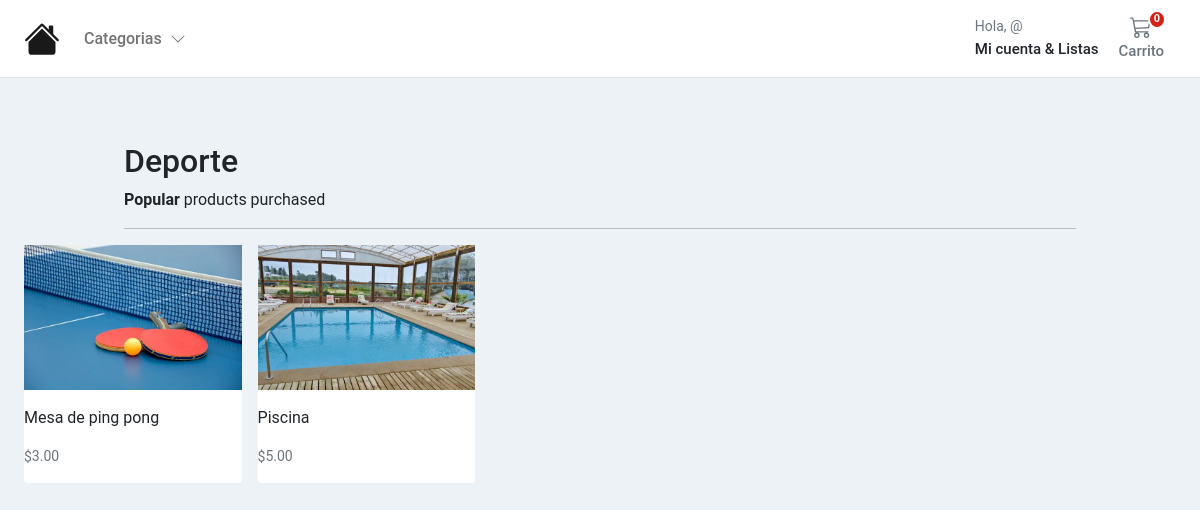
The page /shop/Deporte/ on the database its author committed.
### store/models.py (models this page shows, shortened)
class Category(MPTTModel):
    name = models.CharField(
        verbose_name=_("Category Name"),
        help_text=_("Required and unique"),
        max_length=255,
        unique=True,
    )
    slug = models.SlugField(verbose_name=_("Category safe URL"), max_length=255, unique=True)
    parent = TreeForeignKey("self", on_delete=models.CASCADE, null=True, blank=True, related_name="children")
    is_active = models.BooleanField(default=True)
    class MPTTMeta:
        order_insertion_by = ["name"]
    class Meta:
        verbose_name = _("Category")
        verbose_name_plural = _("Categories")
    def get_absolute_url(self):
        return reverse("store:category_list", args=[self.slug])

class ProductImage(models.Model):
    product = models.ForeignKey(Product, on_delete=models.CASCADE, related_name="product_image")
    image = models.ImageField(
        verbose_name=_("image"),
        help_text=_("Upload a product image"),
        upload_to="images/",
        default="images/default.png",
    )
    alt_text = models.CharField(
        verbose_name=_("Alturnative text"),
        help_text=_("Please add alturnative text"),
        max_length=255,
        null=True,
        blank=True,
    )
    is_feature = models.BooleanField(default=False)
    created_at = models.DateTimeField(auto_now_add=True, editable=False)
    updated_at = models.DateTimeField(auto_now=True)
    class Meta:
        verbose_name = _("Imagen Referencial")
        verbose_name_plural = _("Imagen Referencial")

class Product(models.Model):
    product_type = models.ForeignKey(ProductType, verbose_name=_("Tipo"),on_delete=models.RESTRICT)
    category = models.ForeignKey(Category,verbose_name=_("Abreviacion"), on_delete=models.RESTRICT)
    title = models.CharField(
        verbose_name=_("Area"),
        max_length=255,
    )
    description = models.TextField(verbose_name=_("Descripcion"), blank=True)
    slug = models.SlugField(max_length=255)
    regular_price = models.DecimalField(
        verbose_name=_("Precio"),
        help_text=_("Maximo de $999"),
        error_messages={
            "name": {
                "max_length": _(""),
            },
        },
        max_digits=5,
        decimal_places=2,
    )
    discount_price = models.DecimalField(
        verbose_name=_("Descuento Disponible"),
        help_text=_("Maximo $999.99"),
        error_messages={
            "name": {
                "max_length": _(""),
            },
        },
        max_digits=5,
        decimal_places=2,
    )
    is_active = models.BooleanField(
        verbose_name=_("¿Area Privada?"),
        help_text=_(""),
        default=True,
    )
    created_at = models.DateTimeField(_("Created at"), auto_now_add=True, editable=False)
    updated_at = models.DateTimeField(_("Updated at"), auto_now=True)
    users_wishlist = models.ManyToManyField(settings.AUTH_USER_MODEL, related_name="user_wishlist", blank=True)
    class Meta:
        ordering = ("-created_at",)
        verbose_name = _("Product")
        verbose_name_plural = _("Products")
    def get_absolute_url(self):
        return reverse("store:product_detail", args=[self.slug])

### store/views.py (the view)
# urls.py: path('shop/<slug:category_slug>/', views.category_list, name='category_list'),
def category_list(request, category_slug=None):
    category = get_object_or_404(Category, slug=category_slug)
    products = Product.objects.filter(
        category__in=Category.objects.get(name=category_slug).get_descendants(include_self=True)
    )
    return render(request, "store/category.html", {"category": category, "products": products})

### basket/basket.py (called while the page is built)
    def __len__(self):
        return sum(item["qty"] for item in self.basket.values())

### basket/context_processors.py (called while the page is built)
def basket(request):
    return {'basket': Basket(request)}

### store/context_processors.py (called while the page is built)
def categories(request):
    return {"categories": Category.objects.filter(level=0)}

### templates/store/category.html (shortened to what this page needs)
{% extends "../base.html" %}
{% block content %}
<div class="container" style="max-width: 1000px">
  <div class="col-12">
    <h1 class="h2">{{ category.name|title }}</h1>
  </div>
  <div class="col-12 d-flex justify-content-between">
    <div><b>Popular</b> products purchased</div>
  </div>
  <hr />
</div>
<div class="container">
  <div class="row">
    <div class="album">
      {% if not products %}
      <div class="col-12">There are currently no products active <a href="{% url 'store:store_home' %}">Home</a></div>
      {% else %}
      <div class="row row-cols-1 row-cols-sm-2 row-cols-md-5 g-3">
        {% for product in products %}
        <div class="col">
          <div class="card border-0">
            {% for image in product.product_image.all %}
            {% if image.is_feature%}
            <img class="img-fluid" alt="Responsive image" src="{{ image.image.url }}" alt="{{ image.image.alt_text }}">
            {% endif %}
            {% endfor %}
            <div class="card-body px-0">
              <p class="card-text">
                <a class="text-dark text-decoration-none" href="{{ product.get_absolute_url }}">{{ product.title }}</a>
              </p>
              <div class="d-flex justify-content-between align-items-center">
                <small class="text-muted">${{product.regular_price}}</small>
              </div>
            </div>
          </div>
        </div>
        {% endfor %}
      </div>
      {% endif %}
    </div>
  </div>
</div>
{% endblock %}

### static/core/css/base.css (style rules this page uses)
@media (min-width: 1000px) { .container { max-width: 1000px; } }
@media (max-width: 1200px) { .container { max-width: 100%; padding: 0 24px; } }
body { background-color: #EDF2F7; font-family: 'Open Sans', sans-serif; }
html, body, p, div { letter-spacing: -0.02px; font-family: 'Roboto', sans-serif; }

### rows shown on the page
Category: name "Deporte"
Product: title "Mesa de ping pong", regular_price "3.00"
ProductImage: image (picture)
Product: title "Piscina", regular_price "5.00"
ProductImage: image (picture)
